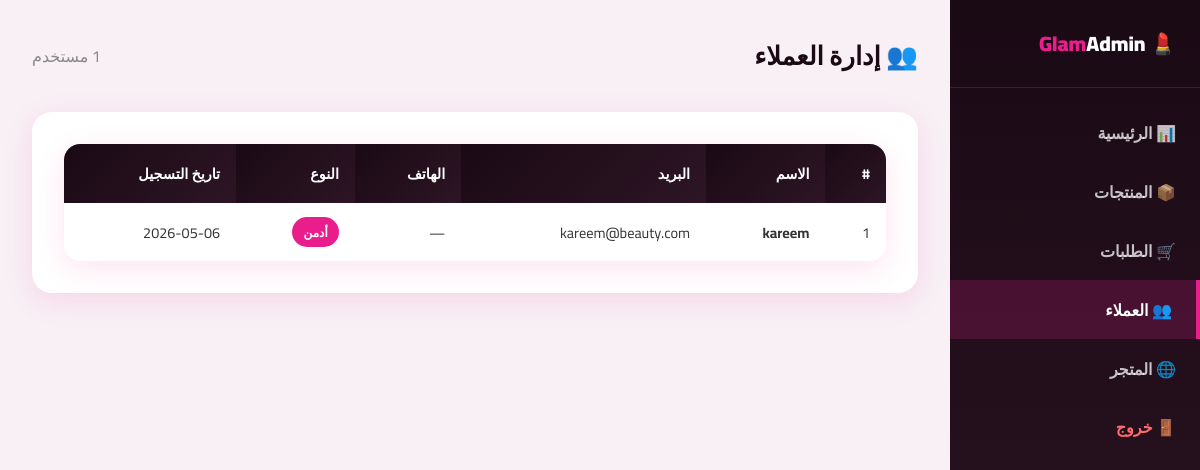
Page /admin/users (signed in) on the committed database.
### tables this page shows
CREATE TABLE users (
            id INTEGER PRIMARY KEY AUTOINCREMENT,
            name TEXT NOT NULL,
            email TEXT UNIQUE NOT NULL,
            password TEXT NOT NULL,
            phone TEXT,
            address TEXT,
            is_admin INTEGER DEFAULT 0,
            created_at TEXT DEFAULT CURRENT_TIMESTAMP
        );

### app.py (the view)
@app.route('/admin/users')
@login_required
@admin_required
def admin_users():
    db = get_db()
    users = db.execute('SELECT * FROM users ORDER BY id DESC').fetchall()
    db.close()
    return render_template('admin/users.html', users=users)

### app.py (called while the page is built)
def get_db():
    conn = sqlite3.connect(DB_PATH)
    conn.row_factory = sqlite3.Row
    return conn

def login_required(f):
    @wraps(f)
    def decorated(*args, **kwargs):
        if 'user_id' not in session:
            flash('يجب تسجيل الدخول أولاً', 'warning')
            return redirect(url_for('login'))
        return f(*args, **kwargs)
    return decorated

def admin_required(f):
    @wraps(f)
    def decorated(*args, **kwargs):
        if not session.get('is_admin'):
            flash('غير مصرح لك بالدخول', 'danger')
            return redirect(url_for('index'))
        return f(*args, **kwargs)
    return decorated

def cart_count():
    if 'user_id' in session:
        db = get_db()
        r = db.execute('SELECT SUM(quantity) FROM cart WHERE user_id=?', (session['user_id'],)).fetchone()
        db.close()
        return r[0] or 0
    return session.get('cart_count', 0)

@app.context_processor
def inject_globals():
    return dict(cart_count=cart_count(), current_year=datetime.now().year)

### templates/admin/users.html (shortened to what this page needs)
{% extends 'admin/base.html' %}
{% block content %}
<div class="admin-topbar">
  <h1>👥 إدارة العملاء</h1>
  <span style="color:var(--muted)">{{ users|length }} مستخدم</span>
</div>
<div class="admin-card">
  <table class="data-table">
    <thead><tr><th>#</th><th>الاسم</th><th>البريد</th><th>الهاتف</th><th>النوع</th><th>تاريخ التسجيل</th></tr></thead>
    <tbody>
    {% for u in users %}
    <tr>
      <td>{{ u.id }}</td>
      <td><strong>{{ u.name }}</strong></td>
      <td>{{ u.email }}</td>
      <td>{{ u.phone or '—' }}</td>
      <td>
        {% if u.is_admin %}
          <span class="badge" style="position:static;display:inline-block">أدمن</span>
        {% else %}
          <span style="background:#d4edda;color:#155724;padding:.2rem .7rem;border-radius:20px;font-size:.8rem;font-weight:700">عميل</span>
        {% endif %}
      </td>
      <td>{{ u.created_at[:10] }}</td>
    </tr>
    {% endfor %}
    </tbody>
  </table>
</div>
{% endblock %}

### static/css/style.css (style rules this page uses)
:root { --pink:#e91e8c;--pink2:#ff6bb5;--dark:#1a0a14;--dark2:#2d1525;--card:#fff;--border:#f0e0ea;--text:#333;--muted:#888;--success:#28a745;--shadow:0 8px 30px rgba(233,30,140,0.12); }
* { margin:0;padding:0;box-sizing:border-box; }
body { font-family:'Cairo',sans-serif;background:#fdf6fa;color:var(--text);direction:rtl; }
.badge { position:absolute;top:12px;right:12px;background:var(--pink);color:#fff;padding:.2rem .7rem;border-radius:20px;font-size:.75rem;font-weight:700; }
.admin-topbar { display:flex;justify-content:space-between;align-items:center;margin-bottom:2rem; }
.admin-topbar h1 { font-size:1.6rem;font-weight:900;color:var(--dark); }
.data-table { width:100%;border-collapse:collapse;background:#fff;border-radius:16px;overflow:hidden;box-shadow:var(--shadow); }
.data-table th { background:linear-gradient(135deg,var(--dark),var(--dark2));color:#fff;padding:1rem;text-align:right;font-size:.9rem; }
.data-table td { padding:.9rem 1rem;border-bottom:1px solid var(--border);font-size:.9rem; }
.data-table tr:last-child td { border:none; }
.admin-card { background:#fff;border-radius:20px;padding:2rem;box-shadow:var(--shadow);margin-bottom:2rem; }

### rows in the picture
users: id "1", name "kareem", email "kareem@beauty.com", phone "—", is_admin "أدمن", created_at "2026-05-06"
